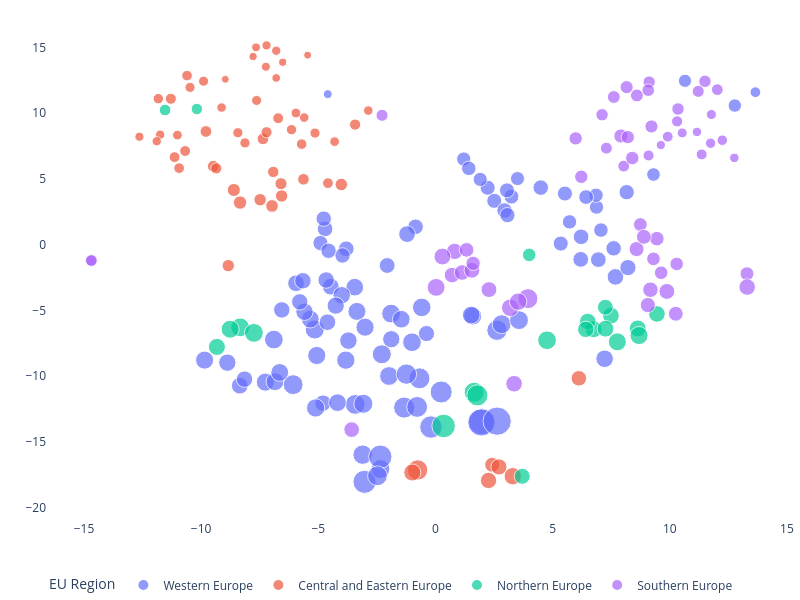

Notebook cell for this chart:
### Code cell
# t-SNE
tsne = TSNE(n_components = 2, perplexity = 30, init='random', random_state=0)
components = tsne.fit_transform(X)

df_tsne = df.join(pd.DataFrame(components, index = df.index,
                           columns = ['pc_1', 'pc_2']))

df_tsne.reset_index(inplace = True)

fig = px.scatter(df_tsne, x = 'pc_1', y = 'pc_2', color=df_tsne['EU Region'],
                 width = 800, height = 600, size = 'GDP per Capita',
                 hover_data = ['region_name', 'GDP per Capita'])

fig.update_layout(  margin={"r":1,"t":15,"l":1,"b":1},
                    plot_bgcolor = '#FFFFFF',
                    legend = dict(orientation = 'h', yanchor = 'top'),
                    yaxis_title='', xaxis_title='',
                    title = "")

hovertemplate = '%{customdata[0]}' 
fig.update_traces(hovertemplate=hovertemplate)
fig.show()

### Figure 1 — Plotly figure (JSON) as saved in the notebook; plotly's stock layout.template omitted (floating-point values rounded to 4 significant figures; data arrays with more than 128 entries replaced by an {"elided": "..."} marker saying what was removed)
{"data": [{"customdata": {"elided": "99x2 mixed values"}, "hovertemplate": "%{customdata[0]}", "legendgroup": "Western Europe", "marker": {"color": "#636efa", "size": [82300.0, 60400.0, 41300.0, 48200.0, 55700.0, 51300.0, 68200.0, 31300.0, 37500.0, 31700.0, 34800.0, 67300.0, 54100.0, 45900.0, 53500.0, 74700.0, 49900.0, 54200.0, 47900.0, 55500.0, 50800.0, 48100.0, 54700.0, 37500.0, 58000.0, 84200.0, 64100.0, 43400.0, 46800.0, 37400.0, 55900.0, 48300.0, 36500.0, 45700.0, 50700.0, 51600.0, 41700.0, 46500.0, 42900.0, 41900.0, 38600.0, 47300.0, 41800.0, 39900.0, 35500.0, 42400.0, 36400.0, 41500.0, 36400.0, 47500.0, 104200.0, 114200.0, 66800.0, 34800.0, 34700.0, 31200.0, 33900.0, 35000.0, 32600.0, 30700.0, 37900.0, 37000.0, 30500.0, 36700.0, 35400.0, 36800.0, 31500.0, 34500.0, 32400.0, 37600.0, 33600.0, 42400.0, 40500.0, 36000.0, 27500.0, 28500.0, 17700.0, 26700.0, 12000.0, 123000.0, 53900.0, 43200.0, 41600.0, 50300.0, 49400.0, 46300.0, 77300.0, 50100.0, 60600.0, 49000.0, 37500.0, 43300.0, 60200.0, 49700.0, 48300.0, 53200.0, 63400.0, 55200.0, 54700.0], "sizemode": "area", "sizeref": 307.5, "symbol": "circle"}, "mode": "markers", "name": "Western Europe", "orientation": "v", "showlegend": true, "type": "scatter", "x": [-3.027, -3.427, -4.798, -4.181, -3.078, -5.116, -1.337, 1.206, 6.215, 5.722, 5.346, -0.6807, -1.984, -1.886, -1.001, 0.2429, -3.352, -1.895, -3.445, -2.291, -3.006, -1.459, -2.348, -3.807, -3.11, -2.355, -1.241, -4.467, -4.002, -4.711, -5.151, -5.34, -3.969, -4.256, -5.067, -3.826, -6.559, -5.591, -5.951, -4.666, -2.062, -3.715, -5.659, -0.384, -4.909, -4.609, -4.769, -5.792, -4.564, 7.218, 1.97, 1.96, -0.7821, 2.509, 5.524, 6.871, 3.243, 2.227, 1.421, 1.91, 6.199, 4.492, 3.5, 2.946, 3.072, 7.604, 6.854, 3.05, 7.061, 6.951, 6.428, 7.68, 8.213, 8.16, 12.77, 9.304, 13.65, 10.65, -4.598, 2.631, -6.898, -8.352, -8.149, -7.26, -6.847, -8.883, -0.1954, -9.853, -6.074, -6.647, -0.8515, -1.213, -2.476, 1.589, 1.526, -0.5859, 2.622, 2.824, 3.564], "xaxis": "x", "y": [-18.05, -12.16, -12.06, -12.02, -12.11, -12.42, -12.4, 6.515, 0.5946, 1.734, 0.0822, -10.17, -9.994, -7.195, -7.423, -11.21, -5.08, -5.246, -3.236, -8.341, -6.28, -5.673, -17.08, -0.3124, -15.98, -16.14, -9.851, -3.2, -3.846, 1.2, -6.456, -5.669, -0.8212, -4.638, -8.432, -8.785, -4.965, -5.104, -2.936, -2.692, -1.586, -7.303, -2.75, -6.766, 0.124, -5.9, 1.981, -4.351, -0.4631, -8.681, -13.47, -13.53, -12.35, 3.335, 3.888, 2.856, 3.653, 4.332, 5.805, 4.963, -1.121, 4.34, 5.028, 2.603, 2.248, -0.2814, 3.76, 4.134, 1.109, -1.14, 3.621, -2.453, -1.744, 3.994, 10.59, 5.339, 11.6, 12.47, 11.45, -13.43, -7.218, -10.73, -10.24, -10.46, -10.43, -8.976, -13.88, -8.784, -10.65, -9.725, 1.358, 0.8061, -17.59, -5.435, -5.353, -4.775, -6.513, -6.05, -5.743], "yaxis": "y"}, {"customdata": [["Северозападен (Severozapaden)", 9800], ["Северен централен (Severen tsentralen)", 10100], ["Североизточен (Severoiztochen)", 11500], ["Югоизточен (Yugoiztochen)", 12500], ["Югозападен (Yugozapaden)", 23500], ["Южен централен (Yuzhen tsentralen)", 9500], ["Praha", 63500], ["Střední Čechy", 26400], ["Jihozápad", 24600], ["Severozápad", 20000], ["Severovýchod", 23800], ["Jihovýchod", 27500], ["Střední Morava", 23700], ["Moravskoslezsko", 22600], ["Panonska Hrvatska", 13900], ["Jadranska Hrvatska", 19200], ["Grad Zagreb", 34500], ["Sjeverna Hrvatska", 17300], ["Budapest", 44700], ["Pest", 17600], ["Közép-Dunántúl", 18000], ["Nyugat-Dunántúl", 18200], ["Dél-Dunántúl", 13500], ["Észak-Magyarország", 13000], ["Észak-Alföld", 13400], ["Dél-Alföld", 14600], ["Małopolskie", 17800], ["Śląskie", 20600], ["Wielkopolskie", 20900], ["Zachodniopomorskie", 16400], ["Lubuskie", 15900], ["Dolnośląskie", 21400], ["Opolskie", 16100], ["Kujawsko-pomorskie", 16000], ["Warmińsko-mazurskie", 14100], ["Pomorskie", 19100], ["Łódzkie", 19000], ["Świętokrzyskie", 14900], ["Lubelskie", 13800], ["Podkarpackie", 14300], ["Podlaskie", 15400], ["Warszawski stołeczny", 40200], ["Mazowiecki regionalny", 18100], ["Nord-Vest", 15600], ["Centru", 15700], ["Nord-Est", 10500], ["Sud-Est", 13000], ["Sud-Muntenia", 12100], ["Bucureşti-Ilfov", 40800], ["Sud-Vest Oltenia", 13300], ["Vest", 17300], ["Vzhodna Slovenija", 24100], ["Zahodna Slovenija", 36900], ["Bratislavský kraj", 46100], ["Západné Slovensko", 21100], ["Stredné Slovensko", 18700], ["Východné Slovensko", 16600]], "hovertemplate": "%{customdata[0]}", "legendgroup": "Central and Eastern Europe", "marker": {"color": "#EF553B", "size": [9800.0, 10100.0, 11500.0, 12500.0, 23500.0, 9500.0, 63500.0, 26400.0, 24600.0, 20000.0, 23800.0, 27500.0, 23700.0, 22600.0, 13900.0, 19200.0, 34500.0, 17300.0, 44700.0, 17600.0, 18000.0, 18200.0, 13500.0, 13000.0, 13400.0, 14600.0, 17800.0, 20600.0, 20900.0, 16400.0, 15900.0, 21400.0, 16100.0, 16000.0, 14100.0, 19100.0, 19000.0, 14900.0, 13800.0, 14300.0, 15400.0, 40200.0, 18100.0, 15600.0, 15700.0, 10500.0, 13000.0, 12100.0, 40800.0, 13300.0, 17300.0, 24100.0, 36900.0, 46100.0, 21100.0, 18700.0, 16600.0], "sizemode": "area", "sizeref": 307.5, "symbol": "circle"}, "mode": "markers", "name": "Central and Eastern Europe", "orientation": "v", "showlegend": true, "type": "scatter", "x": [-5.457, -6.52, -6.798, -7.238, -8.844, -8.97, -0.7612, -8.605, -6.976, -6.922, -7.483, -8.34, -6.565, -6.592, -2.867, -3.43, 2.42, -5.713, -0.9893, -10.94, -11.13, -10.68, -11.75, -12.63, -11.89, -11.01, -4.589, -5.633, -7.362, -6.143, -5.141, -9.482, -8.131, -8.434, -5.603, -9.354, -7.208, -5.954, -9.128, -4.306, -7.635, 2.709, -6.714, -10.47, -9.897, -7.784, -7.21, -7.658, 2.264, -6.795, -10.6, -4.018, 6.119, 3.297, -9.796, -11.29, -11.83], "xaxis": "x", "y": [14.42, 13.88, 12.69, 13.54, -1.597, 12.58, -17.15, 4.161, 2.947, 5.535, 3.418, 3.201, 3.704, 4.639, 10.2, 9.135, -16.75, 7.651, -17.34, 5.824, 6.661, 7.125, 8.366, 8.213, 7.868, 8.332, 4.683, 4.972, 8.048, 8.748, 8.491, 5.968, 7.743, 8.517, 9.669, 5.805, 8.556, 10.02, 10.43, 7.839, 10.97, -16.91, 9.619, 11.97, 12.44, 14.32, 15.16, 15.01, -17.94, 14.76, 12.87, 4.578, -10.17, -17.62, 8.612, 11.1, 11.11], "yaxis": "y"}, {"customdata": [["Hovedstaden", 85000], ["Sjælland", 44600], ["Syddanmark", 54500], ["Midtjylland", 54600], ["Nordjylland", 50000], ["Eesti", 28100], ["Latvija", 21000], ["Sostinės regionas", 39400], ["Vidurio ir vakarų Lietuvos regionas ", 20100], ["Länsi-Suomi", 44400], ["Helsinki-Uusimaa", 62200], ["Etelä-Suomi", 42200], ["Pohjois- ja Itä-Suomi", 41500], ["Åland", 53800], ["Stockholm", 68700], ["Östra Mellansverige", 43600], ["Småland med öarna", 43100], ["Sydsverige", 42700], ["Västsverige", 50300], ["Norra Mellansverige", 38700], ["Mellersta Norrland", 43300], ["Övre Norrland", 49800]], "hovertemplate": "%{customdata[0]}", "legendgroup": "Northern Europe", "marker": {"color": "#00cc96", "size": [85000.0, 44600.0, 54500.0, 54600.0, 50000.0, 28100.0, 21000.0, 39400.0, 20100.0, 44400.0, 62200.0, 42200.0, 41500.0, 53800.0, 68700.0, 43600.0, 43100.0, 42700.0, 50300.0, 38700.0, 43300.0, 49800.0], "sizemode": "area", "sizeref": 307.5, "symbol": "circle"}, "mode": "markers", "name": "Northern Europe", "orientation": "v", "showlegend": true, "type": "scatter", "x": [0.3466, -9.329, -8.334, -7.749, -8.762, 4.0, -11.54, 3.702, -10.18, 6.748, 1.653, 6.5, 6.415, 4.761, 1.788, 8.631, 7.488, 9.452, 8.687, 7.25, 7.256, 7.761], "xaxis": "x", "y": [-13.8, -7.782, -6.29, -6.711, -6.432, -0.7768, 10.24, -17.63, 10.32, -6.433, -11.23, -5.845, -6.446, -7.274, -11.47, -6.374, -5.402, -5.274, -6.912, -4.762, -6.397, -7.395], "yaxis": "y"}, {"customdata": [["Aττική (Attiki)", 29700], ["Βόρειο Αιγαίο (Voreio Aigaio)", 13100], ["Νότιο Αιγαίο (Notio Aigaio)", 21600], ["Κρήτη (Kriti)", 18300], ["Aνατολική Μακεδονία, Θράκη (Anatoliki Makedonia, Thraki)", 13800], ["Κεντρική Μακεδονία (Kentriki Makedonia)", 17000], ["Δυτική Μακεδονία (Dytiki Makedonia)", 15500], ["Ήπειρος (Ipeiros)", 13800], ["Θεσσαλία (Thessalia)", 16300], ["Ιόνια Νησιά (Ionia Nisia)", 19500], ["Δυτική Ελλάδα (Dytiki Ellada)", 15200], ["Στερεά Ελλάδα (Sterea Ellada)", 18500], ["Πελοπόννησος (Peloponnisos)", 17800], ["Galicia", 28700], ["Principado de Asturias", 28100], ["Cantabria", 28400], ["País Vasco", 39000], ["Comunidad Foral de Navarra", 37000], ["La Rioja", 32400], ["Aragón", 34700], ["Comunidad de Madrid", 42600], ["Castilla y León", 29300], ["Castilla-La Mancha", 25100], ["Extremadura", 23900], ["Cataluña", 35600], ["Comunitat Valenciana ", 26500], ["Illes Balears", 34000], ["Andalucía", 23200], ["Región de Murcia", 25500], ["Ciudad de Ceuta", 22400], ["Ciudad de Melilla", 20500], ["Canarias", 24300], ["Piemonte", 37400], ["Valle d’Aosta/Vallée d’Aoste", 47200], ["Liguria", 38800], ["Lombardia", 49100], ["Abruzzo", 31100], ["Molise", 27200], ["Campania", 23700], ["Puglia", 23600], ["Basilicata", 27700], ["Calabria", 21200], ["Sicilia", 22300], ["Sardegna", 26600], ["Provincia Autonoma di Bolzano/Bozen", 61500], ["Provincia Autonoma di Trento", 46800], ["Veneto", 40700], ["Friuli-Venezia Giulia", 37700], ["Emilia-Romagna", 43700], ["Toscana", 38100], ["Umbria", 31400], ["Marche", 33300], ["Lazio", 42200], ["Κύπρος (Kypros)", 33900], ["Malta", 37700], ["Norte", 21900], ["Algarve", 27500], ["Região Autónoma dos Açores", 22300], ["Região Autónoma da Madeira", 27300]], "hovertemplate": "%{customdata[0]}", "legendgroup": "Southern Europe", "marker": {"color": "#ab63fa", "size": [29700.0, 13100.0, 21600.0, 18300.0, 13800.0, 17000.0, 15500.0, 13800.0, 16300.0, 19500.0, 15200.0, 18500.0, 17800.0, 28700.0, 28100.0, 28400.0, 39000.0, 37000.0, 32400.0, 34700.0, 42600.0, 29300.0, 25100.0, 23900.0, 35600.0, 26500.0, 34000.0, 23200.0, 25500.0, 22400.0, 20500.0, 24300.0, 37400.0, 47200.0, 38800.0, 49100.0, 31100.0, 27200.0, 23700.0, 23600.0, 27700.0, 21200.0, 22300.0, 26600.0, 61500.0, 46800.0, 40700.0, 37700.0, 43700.0, 38100.0, 31400.0, 33300.0, 42200.0, 33900.0, 37700.0, 21900.0, 27500.0, 22300.0, 27300.0], "sizemode": "area", "sizeref": 307.5, "symbol": "circle"}, "mode": "markers", "name": "Southern Europe", "orientation": "v", "showlegend": true, "type": "scatter", "x": [13.29, 9.619, 8.034, 11.36, 11.16, 12.24, 11.78, 12.75, 11.74, 10.31, 10.53, 9.094, 9.912, 9.304, 10.29, 9.632, 9.875, 9.174, 9.448, 8.583, 3.355, 8.744, 7.611, 10.35, 9.062, 8.158, 8.892, 9.119, 8.595, -14.69, -14.69, 9.078, 0.7064, 3.188, 2.282, 0.02785, 7.914, 8.207, 11.5, 7.11, 8.399, 12.03, 11.21, 9.219, 3.946, 3.53, 0.8154, 1.138, 0.2964, 1.555, 1.607, 1.327, 13.3, 10.26, -3.577, 7.294, 6.223, -2.281, 5.982], "xaxis": "x", "y": [-2.21, 7.581, 5.98, 6.869, 8.583, 7.951, 9.905, 6.604, 7.719, 9.381, 8.503, 6.788, 8.218, -1.076, -1.465, -2.138, -3.558, -3.43, 0.4579, -0.336, -10.58, 1.532, 11.24, 10.32, -4.594, 11.98, 0.5945, 12.38, 11.35, -1.198, -1.209, 11.76, -2.316, -4.8, -3.419, -3.25, 8.269, 8.182, 12.43, 9.885, 6.589, 11.79, 11.67, 8.993, -4.108, -4.334, -0.5144, -2.118, -0.9042, -1.953, -1.419, -0.3982, -3.226, -5.26, -14.07, 7.345, 5.164, 9.841, 8.086], "yaxis": "y"}], "layout": {"height": 600, "legend": {"itemsizing": "constant", "orientation": "h", "title": {"text": "EU Region"}, "tracegroupgap": 0, "yanchor": "top"}, "margin": {"b": 1, "l": 1, "r": 1, "t": 15}, "plot_bgcolor": "#FFFFFF", "title": {"text": ""}, "width": 800, "xaxis": {"anchor": "y", "domain": [0, 1], "title": {"text": ""}}, "yaxis": {"anchor": "x", "domain": [0, 1], "title": {"text": ""}}}}
